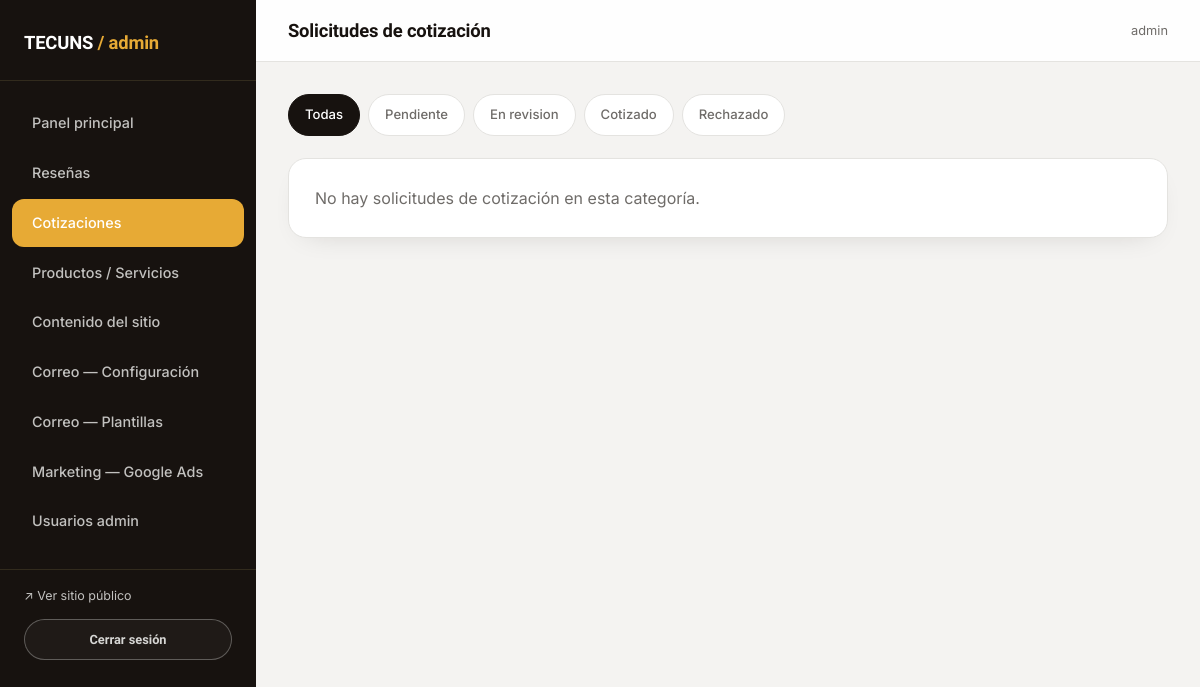
Before: /admin/cotizaciones (signed in) with the older database file.
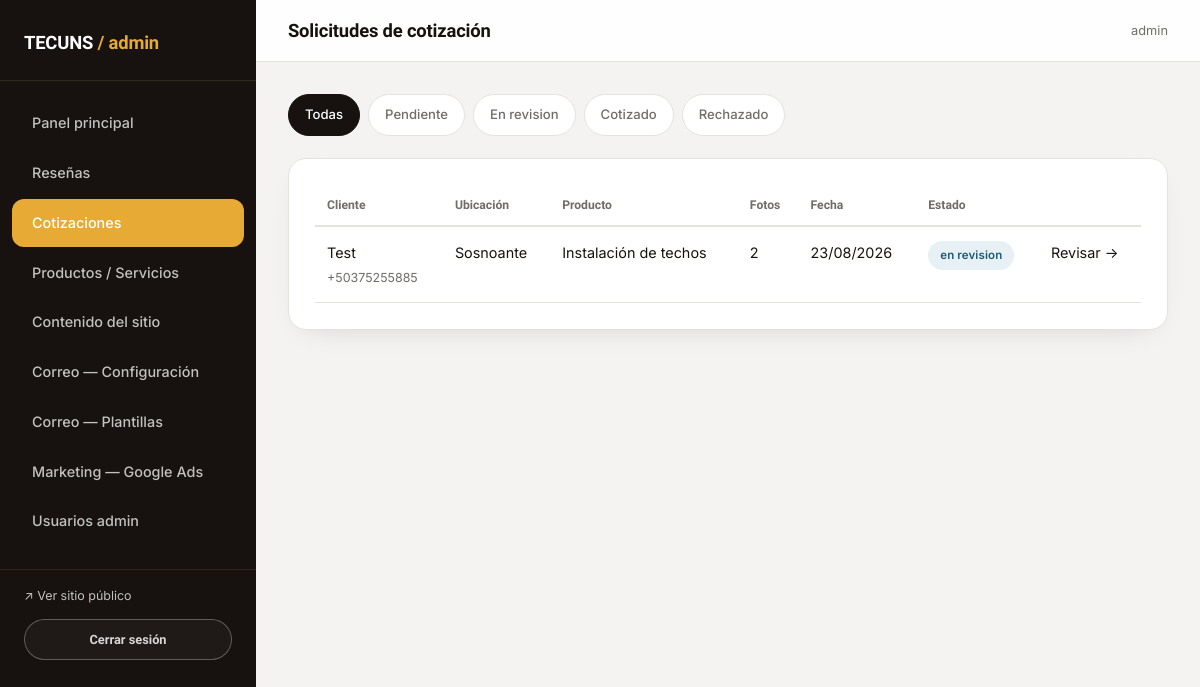
After: the same page with the newer database file.
### models.py (models this page shows)
class Quote(db.Model):
    __tablename__ = "quotes"
    STATUS_CHOICES = ["pendiente", "en_revision", "cotizado", "rechazado"]
    id = db.Column(db.Integer, primary_key=True)
    name = db.Column(db.String(150), nullable=False)
    phone = db.Column(db.String(40), nullable=False)
    email = db.Column(db.String(150))
    location = db.Column(db.String(250), nullable=False)
    latitude = db.Column(db.Float)
    longitude = db.Column(db.Float)
    service_type = db.Column(db.String(150))
    description = db.Column(db.Text, nullable=False)
    status = db.Column(db.String(20), default="pendiente")
    admin_notes = db.Column(db.Text)
    client_response = db.Column(db.Text)
    responded_at = db.Column(db.DateTime)
    created_at = db.Column(db.DateTime, default=datetime.utcnow)
    images = db.relationship(
        "QuoteImage", backref="quote", cascade="all, delete-orphan", lazy=True
    )

### admin_routes.py (the view)
@admin_bp.route("/cotizaciones")
@login_required
def cotizaciones():
    filtro = request.args.get("filtro", "todas")
    query = Quote.query
    if filtro in Quote.STATUS_CHOICES:
        query = query.filter_by(status=filtro)
    quotes = query.order_by(desc(Quote.created_at)).all()
    return render_template(
        "admin/cotizaciones.html",
        quotes=quotes,
        filtro=filtro,
        status_choices=Quote.STATUS_CHOICES,
    )

### translations.py (called while the page is built)
def set_language():
    lang = request.cookies.get("lang")
    if lang not in SUPPORTED:
        lang = detect_lang()
    g.lang = lang

def detect_lang():
    accept = request.headers.get("Accept-Language", "")
    primary = accept.split(",")[0].strip().lower()
    code = primary.split(";")[0].split("-")[0].strip()
    return EN if code == EN else DEFAULT

### templates/admin/cotizaciones.html (shortened to what this page needs)
{% extends "admin/base_admin.html" %}
{% block page_title %}Solicitudes de cotización{% endblock %}
{% block admin_content %}
<div class="filter-tabs">
  <a href="{{ url_for('admin.cotizaciones', filtro='todas') }}" class="{{ 'active' if filtro == 'todas' }}">Todas</a>
  {% for st in status_choices %}
    <a href="{{ url_for('admin.cotizaciones', filtro=st) }}" class="{{ 'active' if filtro == st }}">{{ st.replace('_',' ')|capitalize }}</a>
  {% endfor %}
</div>
<div class="card-panel">
  {% if quotes %}
    <table class="admin-table">
      <thead>
        <tr><th>Cliente</th><th>Ubicación</th><th>Producto</th><th>Fotos</th><th>Fecha</th><th>Estado</th><th></th></tr>
      </thead>
      <tbody>
        {% for q in quotes %}
        <tr>
          <td>{{ q.name }}<br><span class="text-steel" style="font-size:.78rem;">{{ q.phone }}</span></td>
          <td style="max-width:220px;">{{ q.location }}</td>
          <td>{{ q.service_type or '—' }}</td>
          <td>{{ q.images|length }}</td>
          <td>{{ q.created_at.strftime('%d/%m/%Y') }}</td>
          <td><span class="badge badge-{{ q.status }}">{{ q.status.replace('_',' ') }}</span></td>
          <td><a href="{{ url_for('admin.cotizacion_detalle', quote_id=q.id) }}" class="link">Revisar →</a></td>
        </tr>
        {% endfor %}
      </tbody>
    </table>
  {% else %}
    <p class="text-steel mb-0">No hay solicitudes de cotización en esta categoría.</p>
  {% endif %}
</div>
{% endblock %}

Changed rows visible on the page:
added Quote: name "Test", phone "+50375255885", location "Sosnoante", service_type "Instalación de techos", images|length "2", created_at "23/08/2026", status.replace "en revision"
Other visible differences:
text no longer shown: "No hay solicitudes de cotización en esta categoría."
text now shown: "Cliente Ubicación Producto Fotos Fecha Estado"
